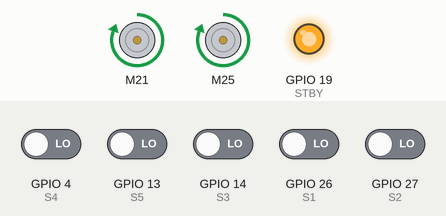
This sketch was run on a simulated ESP32. Shown: 2 × DC motor (green arrow = forward, orange = backward, longer = faster), output pins drawn as LEDs (lit = HIGH). The test bench sets the inputs (shaded band); at power-on: GPIO 4 (S4), GPIO 13 (S5), GPIO 14 (S3), GPIO 26 (S1), GPIO 27 (S2) LOW. What the sketch prints to the serial monitor is not drawn.

Above: at 3.2 s.
3.3 s: GPIO 13 (S5) driven HIGH
At 4.5 s:
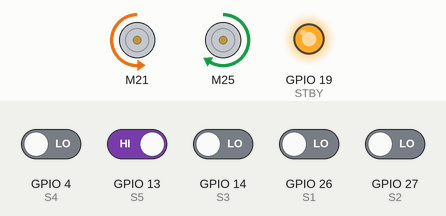
4.8 s: GPIO 14 (S3) driven HIGH
At 5.4 s:
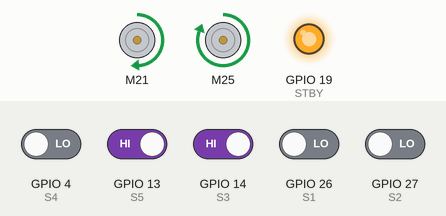
6.3 s: GPIO 4 (S4) driven HIGH
At 7.2 s:
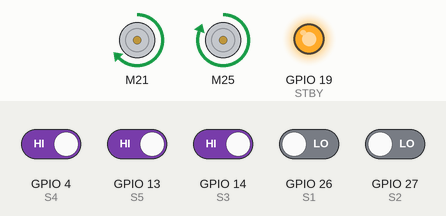
7.8 s: GPIO 26 (S1) driven HIGH
At 9.0 s:
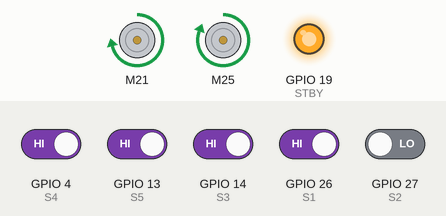
9.3 s: GPIO 27 (S2) driven HIGH
At 10.4 s:
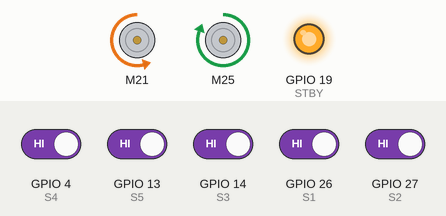
10.8 s: GPIO 13 (S5) driven LOW
At 12.1 s:
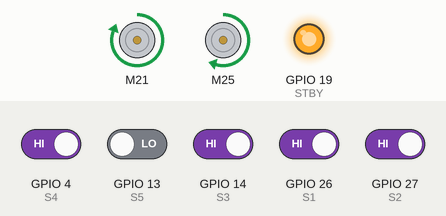
Timing chart, 0 to 13.3 s (numbered marks = the images above; inputs shaded):
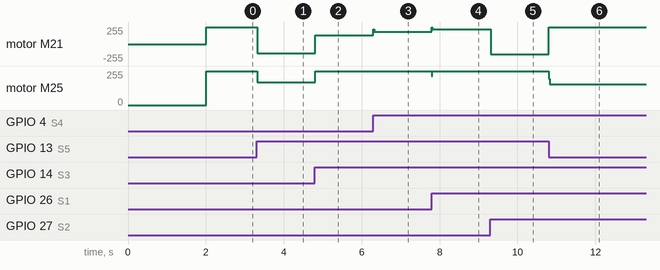

The sketch:

esp32-car.ino
```cpp
#include <L298N.h>

#define IN1    21
#define IN2    22
#define ENA    23
#define IN3    25
#define IN4    33
#define ENB    32
#define STBY   19

#define S1     26
#define S2     27
#define S3     14
#define S4     4
#define S5     13

L298N motor1(ENA, IN1, IN2);
L298N motor2(ENB, IN3, IN4);

float Kp = 15.0;
float Ki = 0.0;
float Kd = 55.0;

int baseSpeed = 255;
int maxSpeed = 255;
int minMotorSpeed = 60;

unsigned long prevLoopTime = 0;
const unsigned long loopInterval = 5000;
float derivativeFilterAlpha = 0.9;
float filteredDerivative = 0.0;

int rawPattern = 0b11111;
int stablePattern = 0b11111;
int debounceCount = 0;
const int DEBOUNCE_LIMIT = 3;

enum RobotState { NORMAL_PID, LEFT_90, RIGHT_90, CROSS_JUNC, LOST };
RobotState state = NORMAL_PID;

float error = 0;
float prevError = 0;
float integral = 0;

void setup() {
  Serial.begin(115200);

  pinMode(STBY, OUTPUT);
  digitalWrite(STBY, HIGH);

  pinMode(S1, INPUT); pinMode(S2, INPUT);
  pinMode(S3, INPUT); pinMode(S4, INPUT);
  pinMode(S5, INPUT);

  motor_drive(0, 0);

  Serial.println("Place on line to launch...");

  while(readRawSensors() == 0b11111) {
    delay(50);
  }

  Serial.println("Line locked! Starting in 2s...");
  delay(2000);

  prevLoopTime = micros();
}

void loop() {
  unsigned long currentTime = micros();
  if (currentTime - prevLoopTime < loopInterval) {
    return;
  }
  prevLoopTime = currentTime;

  rawPattern = readRawSensors();
  updateDebounce();

  switch(state) {
    case NORMAL_PID: handleNormalPID(); break;
    case LEFT_90:    handleLeft90(); break;
    case RIGHT_90:   handleRight90(); break;
    case CROSS_JUNC: handleCrossJunction(); break;
    case LOST:       handleLineLost(); break;
  }
}

int readRawSensors() {
  return (digitalRead(S1) << 4) | (digitalRead(S2) << 3) |
         (digitalRead(S3) << 2) | (digitalRead(S4) << 1) | digitalRead(S5);
}

void updateDebounce() {
  bool isSpecialCase = (rawPattern == 0b00000 || rawPattern == 0b00011 ||
                        rawPattern == 0b00001 || rawPattern == 0b11000 ||
                        rawPattern == 0b10000 || rawPattern == 0b11111);

  if (isSpecialCase) {
    if (rawPattern == stablePattern) debounceCount++;
    else { stablePattern = rawPattern; debounceCount = 1; }
  } else {
    stablePattern = rawPattern;
    debounceCount = 0;
  }
}

void handleNormalPID() {
  if (debounceCount >= DEBOUNCE_LIMIT) {
    switch(stablePattern) {
      case 0b00000: state = CROSS_JUNC; return;
      case 0b00011:
      case 0b00001: state = LEFT_90; return;
      case 0b11000:
      case 0b10000: state = RIGHT_90; return;
      case 0b11111: state = LOST; return;
    }
  }

  float newError = calculateError(stablePattern);

  if (abs(newError - error) > 2.0) {
    error = newError * 0.5;
    prevError = error;
  } else {
    error = newError;
  }

  applyPID();
  prevError = error;
}

void handleLeft90() {
  integral = 0; filteredDerivative = 0; error = -5.0;
  motor_drive(-140, 170);
  if (stablePattern != 0b00011 && stablePattern != 0b00001) {
    state = NORMAL_PID; prevError = -5.0;
  }
}

void handleRight90() {
  integral = 0; filteredDerivative = 0; error = 5.0;
  motor_drive(170, -140);
  if (stablePattern != 0b11000 && stablePattern != 0b10000) {
    state = NORMAL_PID; prevError = 5.0;
  }
}

void handleCrossJunction() {
  integral = 0; filteredDerivative = 0; error = 0;
  motor_drive(baseSpeed, baseSpeed);
  if (stablePattern != 0b00000) { state = NORMAL_PID; prevError = 0; }
}

void handleLineLost() {
  integral = 0; filteredDerivative = 0;
  if (prevError <= 0) {
    motor_drive(-baseSpeed * 0.6, baseSpeed); error = -6.0;
  } else {
    motor_drive(baseSpeed, -baseSpeed * 0.6); error = 6.0;
  }
  if (stablePattern != 0b11111) { state = NORMAL_PID; }
}

float calculateError(int pattern) {
  switch(pattern) {
    case 0b11011: return 0.0;
    case 0b10011: return -0.7;
    case 0b11001: return 0.7;
    case 0b10111: return -1.5;
    case 0b11101: return 1.5;
    case 0b00111: return -2.5;
    case 0b11100: return 2.5;
    case 0b01111: return -3.5;
    case 0b11110: return 3.5;
    default: return prevError;
  }
}

void applyPID() {
  integral += error;
  if(integral > 30) integral = 30;
  if(integral < -30) integral = -30;
  if(abs(error) < 0.5) integral *= 0.95;

  float rawDerivative = error - prevError;
  filteredDerivative = (derivativeFilterAlpha * rawDerivative) + ((1.0 - derivativeFilterAlpha) * filteredDerivative);
  float correction = (Kp * error) + (Ki * integral) + (Kd * filteredDerivative);

  float absErr = abs(error);
  float speedFactor = (absErr <= 0.8) ? 1.0 : (absErr <= 1.5) ? 0.95 : (absErr <= 2.5) ? 0.88 : 0.82;

  int effectiveSpeed = baseSpeed * speedFactor;
  int leftSpeed = constrain(effectiveSpeed + correction, 0, maxSpeed);
  int rightSpeed = constrain(effectiveSpeed - correction, 0, maxSpeed);

  if(leftSpeed > 0 && leftSpeed < minMotorSpeed) leftSpeed = minMotorSpeed;
  if(rightSpeed > 0 && rightSpeed < minMotorSpeed) rightSpeed = minMotorSpeed;

  motor_drive(leftSpeed, rightSpeed);
}

void motor_drive(int leftSpeed, int rightSpeed) {
  if (leftSpeed > 0) {
    motor1.setSpeed(constrain(leftSpeed, 0, 255));
    motor1.forward();
  } else if (leftSpeed < 0) {
    motor1.setSpeed(constrain(abs(leftSpeed), 0, 255));
    motor1.backward();
  } else {
    motor1.setSpeed(0);
    motor1.stop();
  }

  if (rightSpeed > 0) {
    motor2.setSpeed(constrain(rightSpeed, 0, 255));
    motor2.forward();
  } else if (rightSpeed < 0) {
    motor2.setSpeed(constrain(abs(rightSpeed), 0, 255));
    motor2.backward();
  } else {
    motor2.setSpeed(0);
    motor2.stop();
  }
}
```

Measured:
- after the input at 3.3 s, motor M21: forward 255/255 → backward 140/255 at once; motor M25: forward 255/255 → forward 170/255 at once
- after the input at 4.8 s, motor M21: backward 140/255 → forward 134/255 at once; motor M25: forward 170/255 → forward 255/255 at once
- after the input at 6.3 s, motor M21: forward 134/255 → forward 186/255 at once
- after the input at 7.8 s, motor M21: forward 186/255 → forward 219/255 at once; motor M25: forward 255/255 → forward 215/255 at once, → forward 255/255 0.01 s later
- after the input at 9.3 s, motor M21: forward 219/255 → backward 153/255 at once
- after the input at 10.8 s, motor M21: backward 153/255 → forward 255/255 at once; motor M25: forward 255/255 → forward 156/255 at once
